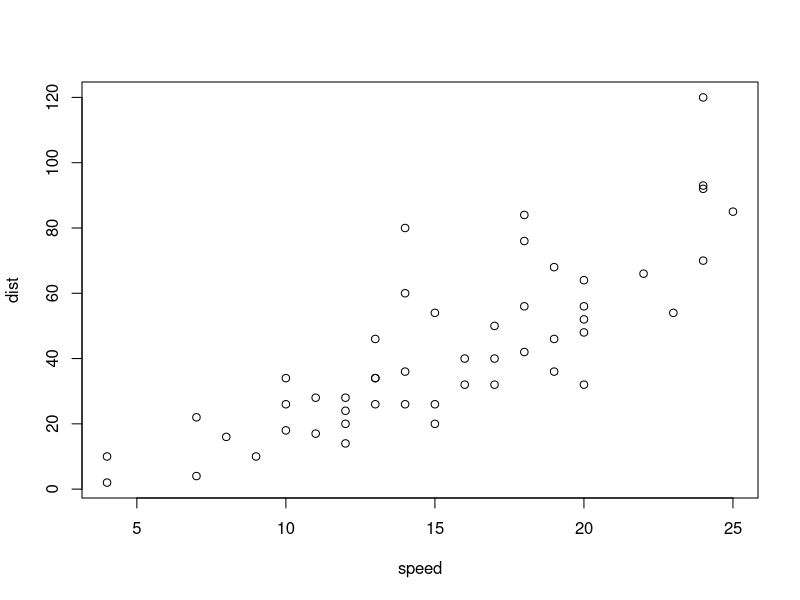
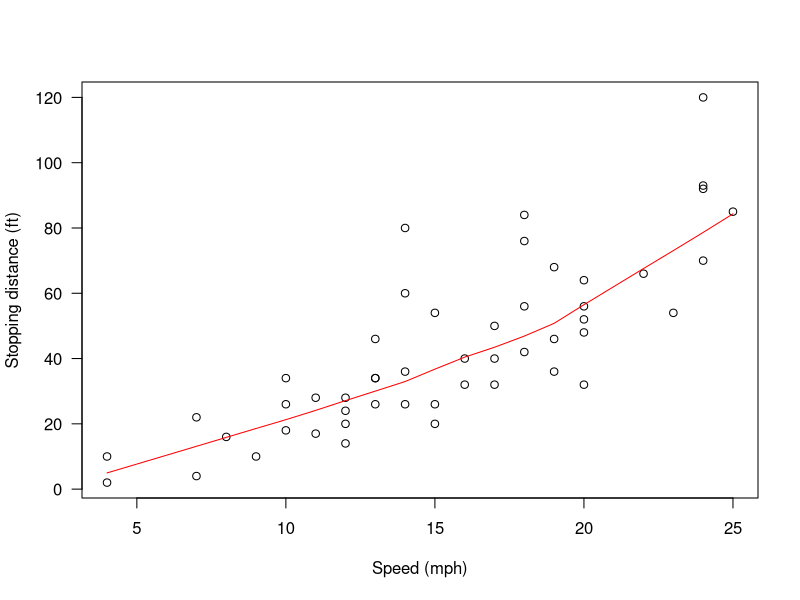

Here is the R script that generated these plots, in order:
## ---- chunk 1
summary(cars)
head(cars)
## ---- chunk 2
plot(cars)
## ---- chunk 3
library(jsonlite)
toJSON(cars)

toJSON(cars, dataframe=c("rows"))
toJSON(cars, dataframe=c("columns"))
toJSON(cars, dataframe=c("values"))
## ---- chunk 4
plot(cars, xlab = "Speed (mph)", ylab = "Stopping distance (ft)",
     las = 1)
lines(lowess(cars$speed, cars$dist, f = 2/3, iter = 3), col = "red")
